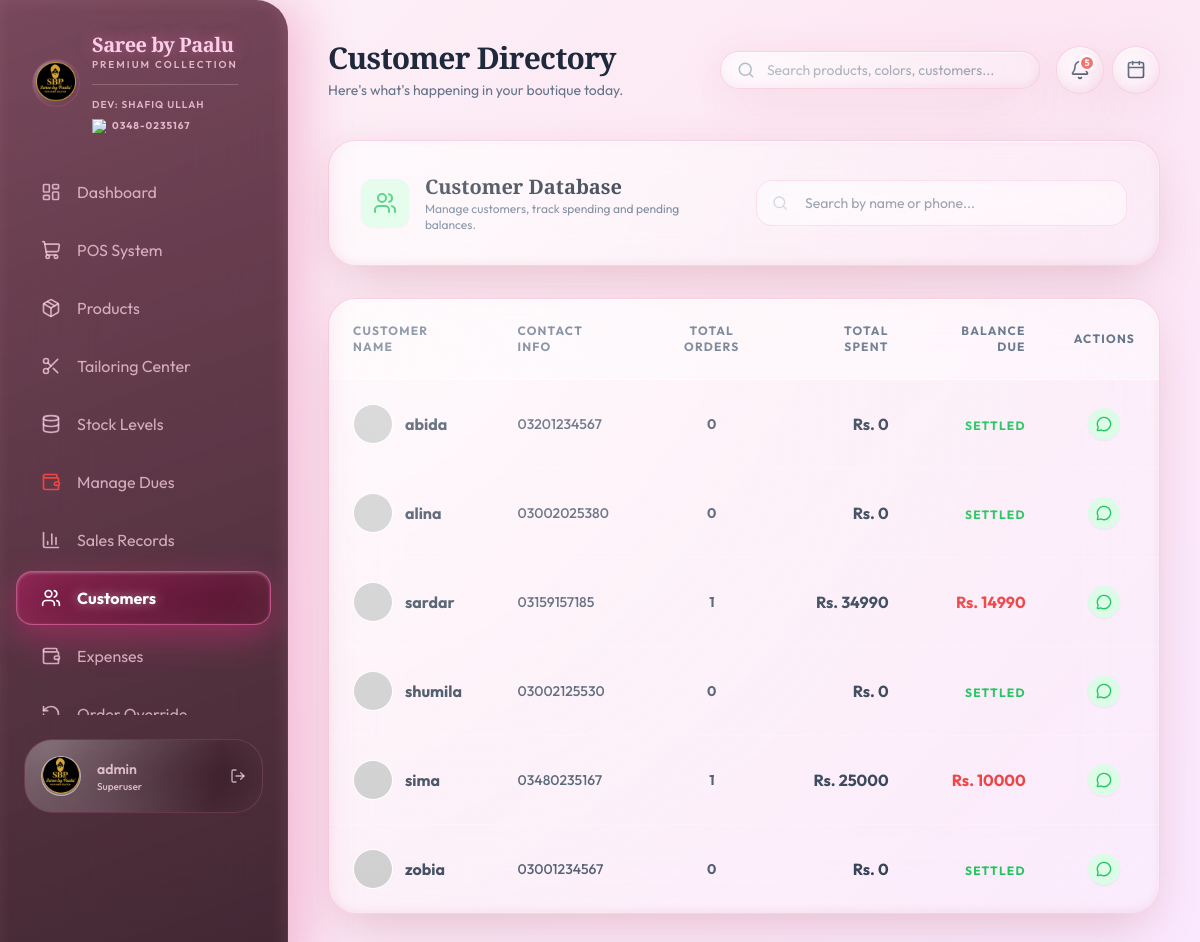
The page /customers/ (signed in) on the database its author committed.
### dashboard/models.py (models this page shows, shortened)
class Customer(models.Model):
    name = models.CharField(max_length=150, blank=True, null=True)
    phone = models.CharField(max_length=20, blank=True, null=True)

### dashboard/views.py (the view)
# urls.py: path('customers/', views.customer_list, name='customers'),
def customer_list(request):
    from django.core.paginator import Paginator
    q = request.GET.get('q', '')
    page_num = request.GET.get('page', 1)
    customers_qs = Customer.objects.annotate(
        total_orders=models.Count('order'),
        total_spent=models.Sum('order__final_amount'),
        total_paid=models.Sum('order__amount_paid')
    ).exclude(name__isnull=True, phone__isnull=True)
    if q:
        customers_qs = customers_qs.filter(
            models.Q(name__icontains=q) | models.Q(phone__icontains=q)
        )
    customers_qs = customers_qs.order_by('name')
    paginator = Paginator(customers_qs, 100)
    page_obj = paginator.get_page(page_num)
    customer_data = []
    for c in page_obj:
        spent = c.total_spent or 0
        paid = c.total_paid or 0
        balance = spent - paid
        customer_data.append({
            'id': c.id,
            'name': c.name,
            'phone': c.phone,
            'total_orders': c.total_orders,
            'total_spent': spent,
            'balance_due': balance
        })
    return render(request, 'dashboard/customers.html', {
        'customers': customer_data,
        'page_obj': page_obj,
        'paginator': paginator,
        'q': q
    })

### dashboard/templates/dashboard/customers.html (shortened to what this page needs)
{% extends 'dashboard/base.html' %}
{% block header %}Customer Directory{% endblock %}
{% block content %}
<div class="glass-card p-8 mb-8 flex flex-col md:flex-row md:items-center justify-between gap-6">
    <div class="flex items-center gap-4 flex-1">
        <div class="w-12 h-12 bg-green-100 rounded-xl flex items-center justify-center text-green-500 shadow-sm">
            <i data-lucide="users" class="w-6 h-6"></i>
        </div>
        <div>
            <h4 class="text-xl font-bold text-slate-800 playfair">Customer Database</h4>
            <p class="text-xs text-slate-500">Manage customers, track spending and pending balances.</p>
        </div>
    </div>
    <div class="flex-1 max-w-md">
        <form action="{% url 'customers' %}" method="GET" class="relative group">
            <i data-lucide="search" class="absolute left-4 top-1/2 -translate-y-1/2 w-4 h-4 text-slate-400 group-focus-within:text-premium-gold transition-colors"></i>
            <input type="text" name="q" value="{{ q }}" placeholder="Search by name or phone..."
                   class="w-full pl-12 pr-4 py-3 glass-input rounded-2xl text-sm focus:ring-premium-gold/20">
        </form>
    </div>
</div>
<div class="glass-card overflow-hidden mb-8">
    <div class="overflow-x-auto">
        <table class="w-full text-left border-collapse">
            <thead>
                <tr class="bg-white/40 border-b border-white/50 text-xs font-bold text-slate-500 uppercase tracking-widest">
                    <th class="p-6">Customer Name</th>
                    <th class="p-6">Contact Info</th>
                    <th class="p-6 text-center">Total Orders</th>
                    <th class="p-6 text-right">Total Spent</th>
                    <th class="p-6 text-right">Balance Due</th>
                    <th class="p-6 text-center">Actions</th>
                </tr>
            </thead>
            <tbody class="divide-y divide-white/20">
                {% for customer in customers %}
                <tr class="hover:bg-white/40 transition-colors">
                    <td class="p-6">
                        <div class="flex items-center gap-3">
                            <div class="w-10 h-10 rounded-full bg-slate-100 border border-white flex items-center justify-center text-slate-500 font-bold uppercase overflow-hidden">
                                <img src="https://ui-avatars.com/api/?name={{ customer.name|urlencode }}&background=random" class="w-full h-full object-cover">
                            </div>
                            <span class="font-bold text-slate-700">{{ customer.name }}</span>
                        </div>
                    </td>
                    <td class="p-6 text-sm text-slate-600 font-medium">{{ customer.phone }}</td>
                    <td class="p-6 text-center text-sm font-bold text-slate-600">{{ customer.total_orders }}</td>
                    <td class="p-6 text-right font-bold text-slate-700">Rs. {{ customer.total_spent }}</td>
                    <td class="p-6 text-right">
                        {% if customer.balance_due > 0 %}
                            <span class="font-bold text-red-500">Rs. {{ customer.balance_due }}</span>
                        {% else %}
                            <span class="text-xs font-bold text-green-500 uppercase tracking-widest">Settled</span>
                        {% endif %}
                    </td>
                    <td class="p-6 text-center">
                        <div class="flex items-center justify-center gap-2">
                            {% if customer.phone %}
                            <a href="https://wa.me/{{ customer.phone }}?text=Hello%20{{ customer.name|urlencode }},%20this%20is%20a%20reminder%20from%20the%20boutique.%20Your%20current%20pending%20balance%20is%20Rs.%20{{ customer.balance_due }}." target="_blank" class="inline-flex items-center justify-center w-8 h-8 rounded-full bg-green-100 text-green-500 hover:bg-green-500 hover:text-white transition-all shadow-sm" title="Send WhatsApp Message">
                                <i data-lucide="message-circle" class="w-4 h-4"></i>
                            </a>
                            {% endif %}
                        </div>
                    </td>
                </tr>
                {% empty %}
                <tr>
                    <td colspan="6" class="p-10 text-center text-slate-400 italic">No customers found matching your search.</td>
                </tr>
                {% endfor %}
            </tbody>
        </table>
    </div>
</div>
{% endblock %}

### dashboard/templates/dashboard/base.html (shortened to what this page needs)
{% load static %}
<!DOCTYPE html>
<html lang="en">
<head>
    <script src="https://cdn.tailwindcss.com"></script>
</head>
<body class="antialiased">
    <div class="flex min-h-screen">
        <aside class="w-72 glass-sidebar fixed inset-y-0 left-0 z-50 flex flex-col">
            <div class="p-8">
                <div class="flex items-center gap-3">
                    <div
                        class="w-12 h-12 glass-card bg-gradient-to-br from-pink-600/30 to-purple-900/40 border-pink-400/30 shadow-[0_0_15px_rgba(219,39,119,0.3)] flex items-center justify-center overflow-hidden shrink-0">
                        <img src="{% static 'images/sbp_logo.png' %}" alt="SBP"
                            class="w-full h-full object-contain scale-[1.6]">
                    </div>
                    <div>
                        <h1 class="text-xl font-extrabold text-white playfair tracking-tight leading-tight">Saree by
                            Paalu</h1>
                        <p class="text-[10px] uppercase tracking-[0.2em] text-pink-200 font-semibold">Premium Collection
                        </p>
                        <div class="mt-3 pt-3 border-t border-white/20">
                            <p class="text-[10px] text-white uppercase tracking-widest font-semibold">Dev: shafiq ullah
                            </p>
                            <div class="flex items-center gap-1.5 mt-1.5">
                                <img src="https://upload.wikimedia.org/wikipedia/commons/6/6b/WhatsApp.svg"
                                    class="w-3.5 h-3.5" alt="WA">
                                <p class="text-[10px] text-pink-100 font-bold tracking-widest">0348-0235167</p>
                            </div>
                        </div>
                    </div>
                </div>
            </div>
            <nav class="flex-1 px-4 space-y-1 overflow-y-auto scrollbar-hide" style="max-height: calc(100vh - 250px);">
                <a href="{% url 'dashboard' %}"
                    class="nav-link {% if request.resolver_match.url_name == 'dashboard' %}active{% endif %} flex items-center gap-4 px-6 py-3.5 rounded-2xl text-slate-600">
                    <i data-lucide="layout-dashboard" class="w-5 h-5"></i>
                    <span>Dashboard</span>
                </a>
                <a href="{% url 'pos' %}"
                    class="nav-link {% if request.resolver_match.url_name == 'pos' %}active{% endif %} flex items-center gap-4 px-6 py-3.5 rounded-2xl text-slate-600">
                    <i data-lucide="shopping-cart" class="w-5 h-5"></i>
                    <span>POS System</span>
                </a>
                <a href="{% url 'products' %}"
                    class="nav-link {% if request.resolver_match.url_name == 'products' %}active{% endif %} flex items-center gap-4 px-6 py-3.5 rounded-2xl text-slate-600">
                    <i data-lucide="package" class="w-5 h-5"></i>
                    <span>Products</span>
                </a>
                <a href="{% url 'tailoring' %}"
                    class="nav-link {% if request.resolver_match.url_name == 'tailoring' %}active{% endif %} flex items-center gap-4 px-6 py-3.5 rounded-2xl text-slate-600">
                    <i data-lucide="scissors" class="w-5 h-5"></i>
                    <span>Tailoring Center</span>
                </a>
                <a href="{% url 'inventory' %}"
                    class="nav-link {% if request.resolver_match.url_name == 'inventory' %}active{% endif %} flex items-center gap-4 px-6 py-3.5 rounded-2xl text-slate-600">
                    <i data-lucide="database" class="w-5 h-5"></i>
                    <span>Stock Levels</span>
                </a>
                <a href="{% url 'dues' %}"
                    class="nav-link {% if request.resolver_match.url_name == 'dues' %}active{% endif %} flex items-center gap-4 px-6 py-3.5 rounded-2xl text-slate-600">
                    <i data-lucide="wallet" class="w-5 h-5 text-red-500"></i>
                    <span>Manage Dues</span>
                </a>
                <a href="{% url 'sales' %}"
                    class="nav-link {% if request.resolver_match.url_name == 'sales' %}active{% endif %} flex items-center gap-4 px-6 py-3.5 rounded-2xl text-slate-600">
                    <i data-lucide="bar-chart-3" class="w-5 h-5"></i>
                    <span>Sales Records</span>
                </a>
                <a href="{% url 'customers' %}"
                    class="nav-link {% if request.resolver_match.url_name == 'customers' %}active{% endif %} flex items-center gap-4 px-6 py-3.5 rounded-2xl text-slate-600">
                    <i data-lucide="users" class="w-5 h-5"></i>
                    <span>Customers</span>
                </a>
                <a href="{% url 'expenses' %}"
                    class="nav-link {% if request.resolver_match.url_name == 'expenses' %}active{% endif %} flex items-center gap-4 px-6 py-3.5 rounded-2xl text-slate-600">
                    <i data-lucide="wallet" class="w-5 h-5"></i>
                    <span>Expenses</span>
                </a>
                <a href="{% url 'void_orders_list' %}"
                    class="nav-link {% if request.resolver_match.url_name == 'void_orders_list' %}active{% endif %} flex items-center gap-4 px-6 py-3.5 rounded-2xl text-slate-600">
                    <i data-lucide="rotate-ccw" class="w-5 h-5"></i>
                    <span>Order Override</span>
                </a>
            </nav>
            <div class="p-6">
                <div class="glass-card p-4 flex items-center gap-4">
                    <div
                        class="w-10 h-10 rounded-full bg-white/20 border border-white/40 overflow-hidden shadow-sm flex items-center justify-center">
                        <img src="{% static 'images/sbp_logo.png' %}" alt="Logo"
                            class="w-full h-full object-contain scale-[1.8]">
                    </div>
                    <div class="flex-1 min-w-0">
                        <p class="text-sm font-semibold text-slate-700 truncate">{{ request.user.get_full_name|default:request.user.username }}</p>
                        <p class="text-[10px] text-slate-500 font-medium">{% if request.user.is_superuser %}Superuser{% elif request.user.is_staff %}Staff{% else %}User{% endif %}</p>
                    </div>
                    <a href="{% url 'logout' %}" class="text-pink-100/70 hover:text-white transition-colors" title="Logout">
                        <i data-lucide="log-out" class="w-4 h-4"></i>
                    </a>
                </div>
            </div>
        </aside>
        <main class="flex-1 ml-72 p-10">
            <header class="flex items-center justify-between mb-10">
                <div>
                    <h2 class="text-3xl font-bold text-slate-800 playfair tracking-tight">{% block header %}{% endblock %}</h2>
                    <p class="text-slate-500 text-sm mt-1">Here's what's happening in your boutique today.</p>
                </div>
                <div class="flex items-center gap-4">
                    <div class="relative" x-data="globalSearch()"
                        @open-payment.window="openPaymentModal($event.detail)">
                        <div
                            class="glass-card px-4 py-2 flex items-center gap-3 w-64 lg:w-80 transition-all focus-within:ring-2 focus-within:ring-premium-gold/50">
                            <i data-lucide="search" class="w-5 h-5 text-slate-400"></i>
                            <input type="text" x-model="query" @input.debounce.300ms="performSearch"
                                placeholder="Search products, colors, customers..."
                                class="bg-transparent border-none focus:ring-0 text-sm text-slate-600 w-full outline-none">
                        </div>
                    </div>
                    <div class="flex items-center gap-2">
                        <div class="relative" x-data="notificationsComponent()" x-init="fetchNotifications()">
                            <button @click="isOpen = !isOpen" @click.away="isOpen = false"
                                class="w-12 h-12 glass-card flex items-center justify-center text-slate-600 hover:text-premium-gold transition-colors relative">
                                <i data-lucide="bell" class="w-5 h-5"></i>
                                <span x-show="unreadCount > 0" x-text="unreadCount"
                                    class="absolute top-2 right-2 w-4 h-4 bg-red-400 text-white text-[9px] font-bold rounded-full border-2 border-white flex items-center justify-center"
                                    x-cloak></span>
                            </button>
                        </div>
                        <a href="{% url 'expenses' %}"
                            class="w-12 h-12 glass-card flex items-center justify-center text-slate-600 hover:text-premium-gold transition-colors">
                            <i data-lucide="calendar" class="w-5 h-5"></i>
                        </a>
                    </div>
                </div>
            </header>
            {% block content %}{% endblock %}
        </main>
    </div>
</body>
</html>

### rows shown on the page
Customer: name "abida", phone "03201234567"
Customer: name "alina", phone "03002025380"
Customer: name "sardar", phone "03159157185"
Customer: name "shumila", phone "03002125530"
Customer: name "sima", phone "03480235167"
Customer: name "zobia", phone "03001234567"

### other values the page prints
{{ request.user.get_full_name|default:request.user.username }} "admin"
{{ customer.total_orders }} "0" "0" "1" "0" "1" "0"
{{ customer.total_spent }} "0" "0" "34990" "0" "25000" "0"
{{ customer.balance_due }} "14990" "10000"
